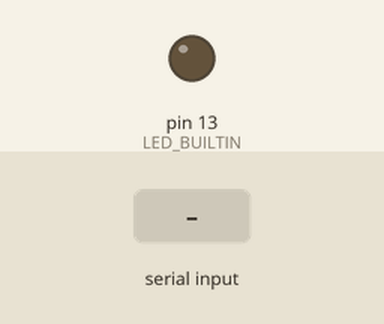
Recording of a sketch running on a simulated Arduino Uno, built with avr-gcc and run on an emulated ATmega328P. On the bench: output pins drawn as LEDs (lit = HIGH). The inputs (shaded band) are chosen by the test bench.

Above: at 1.2 s.
1.3 s: "1" received over the second serial link
At 1.6 s:
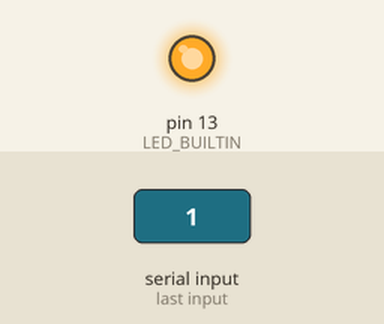
2.8 s: "0" received over the second serial link
At 3.9 s:
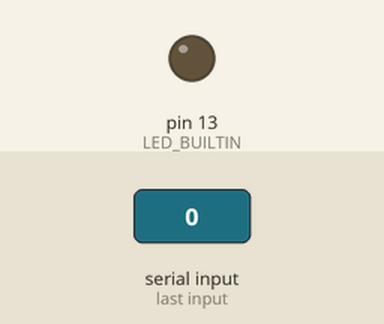
Timing chart, 0 to 5.8 s (numbered marks = the images above; inputs shaded):
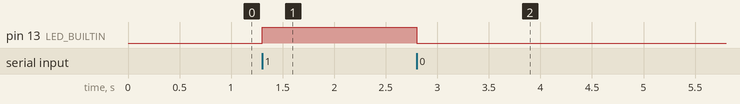

Measured:
- after the input at 1.3 s, pin 13 (LED_BUILTIN): LOW → HIGH at once
- after the input at 2.8 s, pin 13 (LED_BUILTIN): HIGH → LOW at once

The sketch:

Simple_Switch.ino
```cpp
//example code for the 'Simple Switch' remote in the app

#include <SoftwareSerial.h>

SoftwareSerial bt(2, 3); // RX | TX

void setup() {
  bt.begin(9600);
  pinMode(LED_BUILTIN, OUTPUT);
}

void loop() {
  if (bt.available()) {
    char ch = bt.read();
    if (ch == '1')
      digitalWrite(LED_BUILTIN, HIGH);
    else if (ch == '0')
      digitalWrite(LED_BUILTIN, LOW);
  }
}
```
